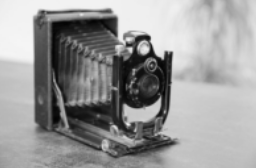
#> input picture Zestaw 1/Zadanie 12 nie na ocene/Zad12Start.png, 256 x 168 px
$ python Zadanie12.py
#> lines starting #> are read from the running program, lines starting #| are printed output that depends on the picture
import numpy as np
from PIL import Image

img = Image.open("Zad12Start.png").convert("L")
img = np.array(img, dtype=float)
#> img: shape (168, 256) float64

T = 80  # próg

h, w = img.shape
#> h = 168; w = 256

for y in range(h):
    for x in range(w):

        old_pixel = img[y, x]

        # progowanie
        new_pixel = 255 if old_pixel >= T else 0
        img[y, x] = new_pixel

        error = old_pixel - new_pixel

        # dyfuzja błędu Floyd–Steinberg
        if x+1 < w:
            img[y, x+1] += error * 7/16
        if y+1 < h and x > 0:
            img[y+1, x-1] += error * 3/16
        if y+1 < h:
            img[y+1, x] += error * 5/16
        if y+1 < h and x+1 < w:
            img[y+1, x+1] += error * 1/16
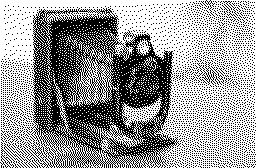
#> img: shape (168, 256) float64; 60.1% white; black in thin lines or dots

result = Image.fromarray(np.clip(img,0,255).astype(np.uint8))
#> result: PIL image 256x168 L; 60.1% white; black in thin lines or dots
result.save("Zad12_T80.png")
